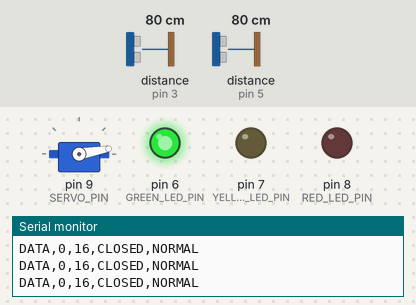
The sketch below on a simulated Arduino Uno, built with avr-gcc and run on an emulated ATmega328P. Shown: servo, output pins drawn as LEDs (lit = HIGH), the last lines printed to the serial monitor. Wiring (inferred from the names in the program): 2 × ultrasonic range finder: trigger pin 2, echo pin 3 / trigger pin 4, echo pin 5. Inputs (shaded band) come from the test bench; at power-on: distance to the obstacle (sensors on pin 3, pin 5) 80 cm. The echo pulse lasts 58.3 µs per cm; pins used as bus, display or sensor lines are not drawn.

Above: at 1.6 s.
1.7 s: distance to the obstacle (sensor on pin 3) set to 21 cm
4.7 s: distance to the obstacle (sensor on pin 3) set to 17 cm
At 5.52 s:
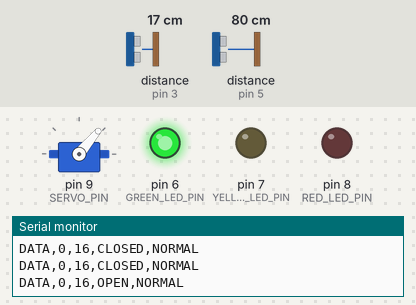
At 7.0 s:
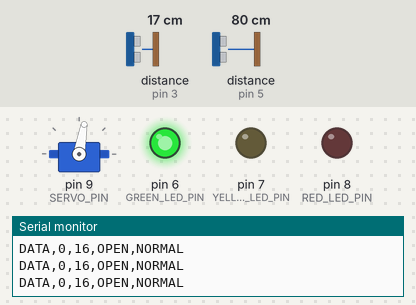
7.4 s: distance to the obstacle (sensor on pin 5) set to 10 cm
10.4 s: distance to the obstacle (sensor on pin 5) set to 7 cm
At 17.4 s:
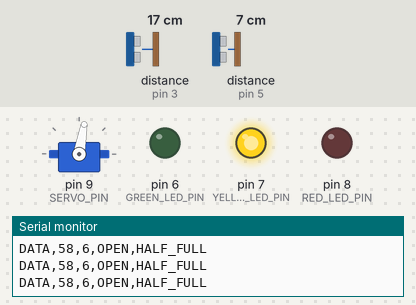
Timing chart, 0 to 17.6 s (numbered marks = the images above; inputs shaded):
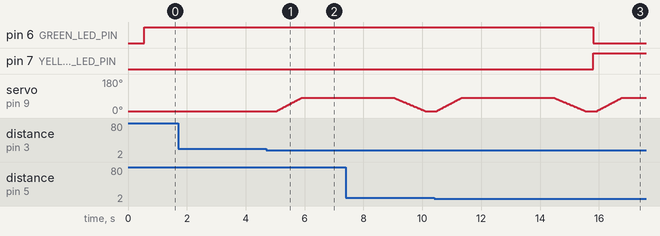

Measured:
- the behaviour switches between 20 and 19 cm on distance to the obstacle (sensor on pin 3) (found by bisection; images 0 and 1)
- the behaviour switches between 9 and 8 cm on distance to the obstacle (sensor on pin 5) (found by bisection; images 2 and 3)
- after the input at 4.7 s, servo on pin 9 (SERVO_PIN): moves from 10° to 80° over 0.82 s, starting after 0.36 s
- after the input at 10.4 s, pin 6 (GREEN_LED_PIN): HIGH → LOW after 5.4 s; pin 7 (YELLOW_LED_PIN): LOW → HIGH after 5.4 s

The sketch:

arduino_uno.ino
```cpp
#include <Servo.h>
#include <SoftwareSerial.h>

// Communication to ESP32 RX2 (Pin 10 is TX to ESP32 RX2)
SoftwareSerial espSerial(11, 10); // RX (unused), TX (Pin 10)

// ==================== PIN CONFIGURATION ====================
const int OBJECT_TRIG_PIN = 2; // Hand detection sensor
const int OBJECT_ECHO_PIN = 3;

const int LEVEL_TRIG_PIN  = 4; // Trash fill-level sensor
const int LEVEL_ECHO_PIN  = 5;

const int GREEN_LED_PIN   = 6;
const int YELLOW_LED_PIN  = 7;
const int RED_LED_PIN     = 8;

const int SERVO_PIN       = 9;

// ==================== SETTINGS ====================
const int HAND_DETECT_CM       = 20;

// Angles tuned to prevent mechanical gear and hinge strain:
const int LID_CLOSED_ANGLE     = 10; // Relaxes bottom end-stop
const int LID_OPEN_ANGLE       = 80; // Relaxes top hinge limit (prevents shaking)
const int LID_OPEN_TIME_MS     = 3000;

// Fill-level calibration (16 cm height)
const float DUSTBIN_HEIGHT_CM  = 16.0;

// Fill thresholds (in %)
const int YELLOW_START_PERCENT = 50; // 8 cm trash fillness (distance <= 8 cm)
const int RED_START_PERCENT    = 75; // 12 cm trash fillness (distance <= 4 cm)

Servo lidServo;

int lastFillPercent = 0;
float lastLevelDistance = 16.0;
String lidState = "CLOSED";

// ======================================================
// READ DISTANCE FROM HC-SR04 (WITH TIMEOUT FILTER)
// ======================================================
float readDistanceCm(int trigPin, int echoPin) {
  digitalWrite(trigPin, LOW);
  delayMicroseconds(2);
  digitalWrite(trigPin, HIGH);
  delayMicroseconds(10);
  digitalWrite(trigPin, LOW);

  long duration = pulseIn(echoPin, HIGH, 25000);
  if (duration == 0) return -1;
  return (duration * 0.0343 / 2.0);
}

// ======================================================
// CONVERT DISTANCE TO FILL PERCENTAGE (16 cm Dustbin)
// ======================================================
int distanceToFillPercent(float distanceCm) {
  if (distanceCm >= DUSTBIN_HEIGHT_CM) return 0;
  if (distanceCm <= 0) return 100;

  float fill = ((DUSTBIN_HEIGHT_CM - distanceCm) / DUSTBIN_HEIGHT_CM) * 100.0;
  return (int)constrain(fill, 0, 100);
}

// ======================================================
// UPDATE STATUS LEDS
// ======================================================
void updateIndicators(int fillPercent) {
  if (fillPercent >= RED_START_PERCENT) {
    // Fill >= 75% (Trash 12 to 16 cm): RED LED
    digitalWrite(GREEN_LED_PIN, LOW);
    digitalWrite(YELLOW_LED_PIN, LOW);
    digitalWrite(RED_LED_PIN, HIGH);
  } else if (fillPercent >= YELLOW_START_PERCENT) {
    // Fill 50% to 74% (Trash 8 to 12 cm): ORANGE/YELLOW LED
    digitalWrite(GREEN_LED_PIN, LOW);
    digitalWrite(YELLOW_LED_PIN, HIGH);
    digitalWrite(RED_LED_PIN, LOW);
  } else {
    // Fill < 50% (Trash 0 to 8 cm): GREEN LED
    digitalWrite(GREEN_LED_PIN, HIGH);
    digitalWrite(YELLOW_LED_PIN, LOW);
    digitalWrite(RED_LED_PIN, LOW);
  }
}

// ======================================================
// SEND TELEMETRY TO ESP32 & PC SERIAL
// ======================================================
void sendTelemetry() {
  String statusStr = "NORMAL";
  if (lastFillPercent >= RED_START_PERCENT) statusStr = "FULL";
  else if (lastFillPercent >= YELLOW_START_PERCENT) statusStr = "HALF_FULL";

  String packet = "DATA," + String(lastFillPercent) + "," +
                  String(lastLevelDistance > 0 ? (int)lastLevelDistance : 16) + "," +
                  lidState + "," +
                  statusStr;

  espSerial.println(packet); // To ESP32 Wi-Fi server
  Serial.println(packet);    // To PC Serial Monitor
}

// ======================================================
// SMOOTH SERVO MOTION (PREVENTS JITTER & POWER DIPS)
// ======================================================
void smoothMove(int fromAngle, int toAngle, int stepDelayMs) {
  lidServo.attach(SERVO_PIN);
  if (fromAngle < toAngle) {
    for (int pos = fromAngle; pos <= toAngle; pos++) {
      lidServo.write(pos);
      delay(stepDelayMs);
    }
  } else {
    for (int pos = fromAngle; pos >= toAngle; pos--) {
      lidServo.write(pos);
      delay(stepDelayMs);
    }
  }
}

// ======================================================
// OPEN AND CLOSE CYCLE
// ======================================================
void openLidThenClose() {
  lidState = "OPEN";
  sendTelemetry(); // Push "OPEN" immediately to cloud!

  // Smooth open from 10 deg to 80 deg
  smoothMove(LID_CLOSED_ANGLE, LID_OPEN_ANGLE, 12);
  lidServo.detach(); // Relax motor in open position

  // Hold open for 3 seconds, keeping cloud updated
  unsigned long startHold = millis();
  while (millis() - startHold < LID_OPEN_TIME_MS) {
    sendTelemetry();
    delay(200);
  }

  // Smooth close from 80 deg back to 10 deg
  smoothMove(LID_OPEN_ANGLE, LID_CLOSED_ANGLE, 15);
  lidServo.detach(); // Relax motor in closed position

  lidState = "CLOSED";
  sendTelemetry(); // Push "CLOSED" immediately to cloud!
}

void setup() {
  Serial.begin(9600);
  espSerial.begin(9600);

  pinMode(OBJECT_TRIG_PIN, OUTPUT);
  pinMode(OBJECT_ECHO_PIN, INPUT);
  pinMode(LEVEL_TRIG_PIN, OUTPUT);
  pinMode(LEVEL_ECHO_PIN, INPUT);

  pinMode(GREEN_LED_PIN, OUTPUT);
  pinMode(YELLOW_LED_PIN, OUTPUT);
  pinMode(RED_LED_PIN, OUTPUT);

  // Initial servo calibration to closed position
  lidServo.attach(SERVO_PIN);
  lidServo.write(LID_CLOSED_ANGLE);
  delay(400);
  lidServo.detach(); // Relax motor immediately

  digitalWrite(GREEN_LED_PIN, LOW);
  digitalWrite(YELLOW_LED_PIN, LOW);
  digitalWrite(RED_LED_PIN, LOW);

  sendTelemetry();
  Serial.println(F("================================="));
  Serial.println(F("   SMART DUSTBIN 1 INITIALIZED   "));
  Serial.println(F("================================="));
}

// ======================================================
// MAIN LOOP
// ======================================================
void loop() {
  // 1. SENSE
  float objectDistance = readDistanceCm(OBJECT_TRIG_PIN, OBJECT_ECHO_PIN);
  delay(40);
  float levelDistance  = readDistanceCm(LEVEL_TRIG_PIN, LEVEL_ECHO_PIN);

  // 2. DECIDE: Measure trash fill level ONLY when lid is resting CLOSED
  if (lidState == "CLOSED" && levelDistance > 1 && levelDistance <= 50) {
    lastLevelDistance = levelDistance;
    lastFillPercent   = distanceToFillPercent(levelDistance);
  } else if (levelDistance > 50 || levelDistance < 0) {
    lastLevelDistance = 16.0;
    lastFillPercent   = 0;
  }

  // 3. ACT: Update status LEDs
  updateIndicators(lastFillPercent);

  // 4. PERIODIC TELEMETRY: Keep dashboard refreshed
  sendTelemetry();

  // 5. LID TRIGGER (Hand detected)
  if (objectDistance > 0 && objectDistance <= HAND_DETECT_CM) {
    delay(40);
    float confirmDist = readDistanceCm(OBJECT_TRIG_PIN, OBJECT_ECHO_PIN);
    if (confirmDist > 0 && confirmDist <= HAND_DETECT_CM) {
      openLidThenClose();
    }
  }

  delay(200);
}
```
